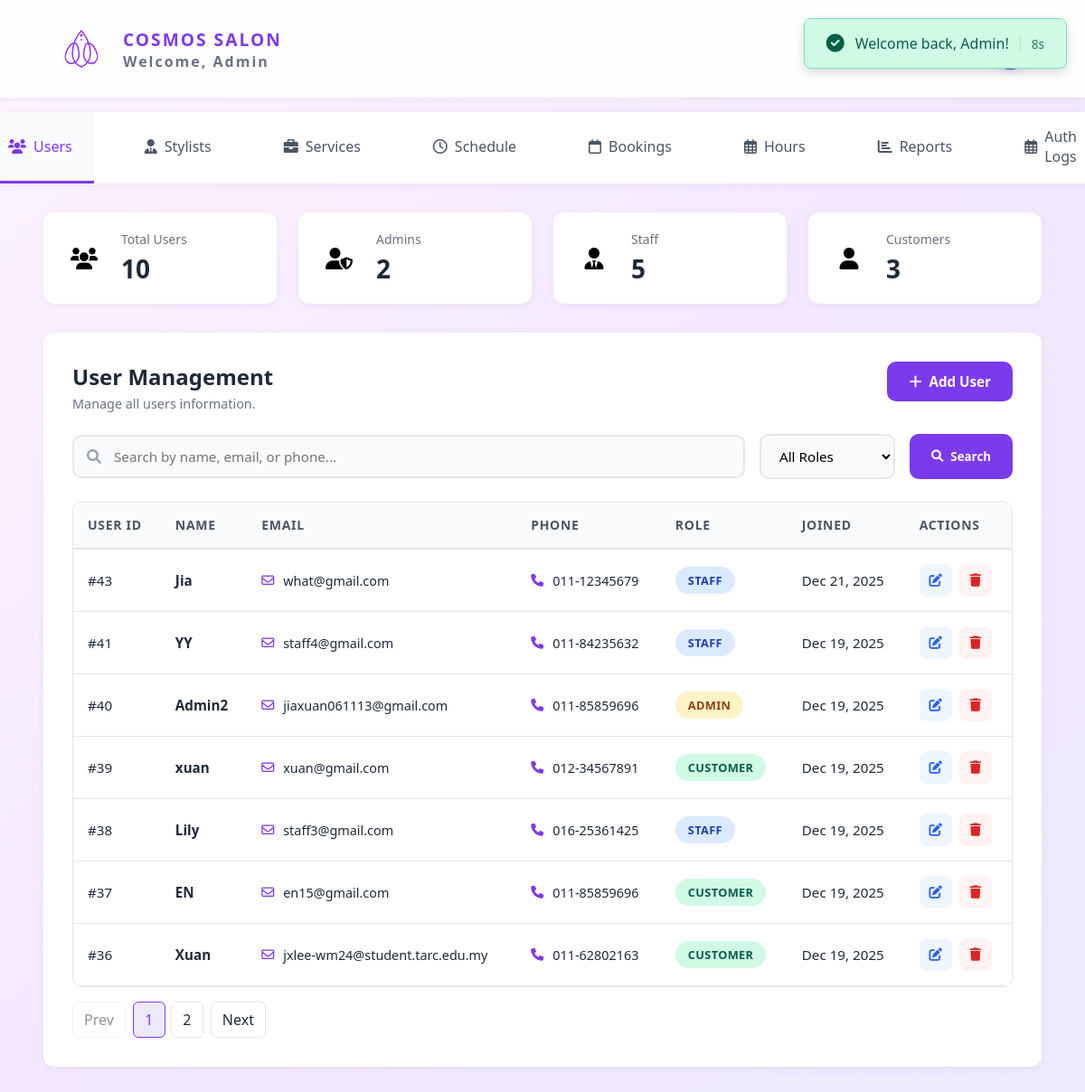
Page /salonsystem/users_management/users.php (signed in) on the committed database.
### tables this page shows
CREATE TABLE `user` (
  `user_id` int(11) NOT NULL,
  `name` varchar(50) NOT NULL,
  `email` varchar(100) NOT NULL,
  `phone` varchar(20) NOT NULL,
  `password_hash` varchar(255) NOT NULL,
  `role` enum('Customer','Staff','Admin') NOT NULL DEFAULT 'Customer',
  `created_at` timestamp NOT NULL DEFAULT current_timestamp()
);

### salonsystem/users_management/users.php (the view, shortened to what this page needs)
<?php
require_once '../config.php';
$pageCSS = '../css/users.css';
$roleFilter = $_GET['role'] ?? 'all';
$searchQuery = isset($_GET['search']) ? trim($_GET['search']) : '';
$perPage = 7;
$page = isset($_GET['page']) ? max(1, (int)$_GET['page']) : 1;
$offset = ($page - 1) * $perPage;
function buildPageLink($page, $roleFilter, $searchQuery) {
    $params = [];
    $params['page'] = $page;
    return '?' . http_build_query($params);
}
$total_users = $pdo->query("SELECT COUNT(*) FROM user")->fetchColumn();
$total_admins = $pdo->query("SELECT COUNT(*) FROM user WHERE role = 'Admin'")->fetchColumn();
$total_staff = $pdo->query("SELECT COUNT(*) FROM user WHERE role = 'Staff'")->fetchColumn();
$total_customers = $pdo->query("SELECT COUNT(*) FROM user WHERE role = 'Customer'")->fetchColumn();
$filterSql = " WHERE 1=1";
$countSql = "SELECT COUNT(*) FROM user" . $filterSql;
$dataSql = "SELECT * FROM user" . $filterSql . " ORDER BY created_at DESC LIMIT :limit OFFSET :offset";
$countStmt = $pdo->prepare($countSql);
$countStmt->execute();
$totalRecords = (int)$countStmt->fetchColumn();
$totalPages = $totalRecords > 0 ? (int)ceil($totalRecords / $perPage) : 1;
$stmt = $pdo->prepare($dataSql);
$stmt->bindValue(':limit', (int)$perPage, PDO::PARAM_INT);
$stmt->bindValue(':offset', (int)$offset, PDO::PARAM_INT);
$stmt->execute();
$users = $stmt->fetchAll();
include '../head.php';
include '../nav.php';
include '../flash_message.php';
?>
<div class="main-content">
    <div class="stats-grid">
        <div class="stat-card">
            <div class="stat-icon total">
                <i class="fas fa-users"></i>
            </div>
            <div class="stat-info">
                <h3>Total Users</h3>
                <p class="stat-number"><?= $total_users ?></p>
            </div>
        </div>
        <div class="stat-card">
            <div class="stat-icon admin">
                <i class="fas fa-user-shield"></i>
            </div>
            <div class="stat-info">
                <h3>Admins</h3>
                <p class="stat-number"><?= $total_admins ?></p>
            </div>
        </div>
        <div class="stat-card">
            <div class="stat-icon staff">
                <i class="fas fa-user-tie"></i>
            </div>
            <div class="stat-info">
                <h3>Staff</h3>
                <p class="stat-number"><?= $total_staff ?></p>
            </div>
        </div>
        <div class="stat-card">
            <div class="stat-icon customer">
                <i class="fas fa-user"></i>
            </div>
            <div class="stat-info">
                <h3>Customers</h3>
                <p class="stat-number"><?= $total_customers ?></p>
            </div>
        </div>
    </div>
    <div class="content-card">
        <div class="section-header">
            <div>
                <h2 class="section-title">User Management</h2>
                <p class="section-subtitle">Manage all users information.</p>
            </div>
            <button class="btn-add-user" onclick="addUser()">
                <i class="fas fa-plus"></i>
                Add User
            </button>
        </div>
        <form class="controls-bar" method="GET" action="">
            <div class="search-box">
                <i class="fas fa-search"></i>
                <input type="text" id="searchInput" name="search" placeholder="Search by name, email, or phone..." value="<?php echo htmlspecialchars($searchQuery); ?>">
            </div>
            <select id="roleFilter" name="role" class="role-filter" onchange="this.form.submit()">
                <option value="all" <?php echo $roleFilter === 'all' ? 'selected' : ''; ?>>All Roles</option>
            </select>
            <button type="submit" class="search-btn" style="padding:0.75rem 1.5rem; background:#7c3aed; color:white; border:none; border-radius:10px; cursor:pointer; font-weight:600; display:flex; align-items:center; gap:0.5rem; white-space:nowrap;">
                <i class="fas fa-search"></i>
                Search
            </button>
        </form>
        <div class="table-container">
            <table class="users-table">
                <thead>
                    <tr>
                        <th>User ID</th>
                        <th>Name</th>
                        <th>Email</th>
                        <th>Phone</th>
                        <th>Role</th>
                        <th>Joined</th>
                        <th>Actions</th>
                    </tr>
                </thead>
                <tbody id="usersTableBody">
                    <?php foreach($users as $user): ?>
                    <tr data-role="<?= strtolower($user->role) ?>">
                        <td>#<?= $user->user_id ?></td>
                        <td>
                            <div class="user-info">
                                <span class="user-name"><?= htmlspecialchars($user->name) ?></span>
                            </div>
                        </td>
                        <td>
                            <div class="contact-cell">
                                <i class="far fa-envelope"></i> <?= htmlspecialchars($user->email) ?>
                            </div>
                        </td>
                        <td>
                            <div class="contact-cell">
                                <i class="fas fa-phone"></i> <?= htmlspecialchars($user->phone) ?>
                            </div>
                        </td>
                        <td><span class="role-badge <?= strtolower($user->role) ?>"><?= $user->role ?></span></td>
                        <td><?= date('M d, Y', strtotime($user->created_at)) ?></td>
                        <td>
                            <div class="action-buttons">
                                <button class="btn-icon edit"
        onclick='editUser({
            user_id: <?= $user->user_id ?>,
            name: <?= json_encode($user->name) ?>,
            email: <?= json_encode($user->email) ?>,
            phone: <?= json_encode($user->phone) ?>,
            role: <?= json_encode($user->role) ?>
        })'
        title="Edit">
    <i class="fas fa-edit"></i>
</button>
                                <button class="btn-icon delete" onclick="deleteUser(<?= $user->user_id ?>)" title="Delete">
                                    <i class="fas fa-trash"></i>
                                </button>
                            </div>
                        </td>
                    </tr>
                    <?php endforeach; ?>
                </tbody>
            </table>
        </div>
        <?php if (isset($totalPages) && $totalPages > 1): ?>
        <div class="pagination" style="display:flex; gap:8px; align-items:center; margin-top:16px;">
            <a class="page-btn <?php echo $page <= 1 ? 'disabled' : ''; ?>"
               href="<?php echo $page > 1 ? buildPageLink($page - 1, $roleFilter, $searchQuery) : '#'; ?>"
               style="padding:8px 12px; border:1px solid #e5e7eb; border-radius:6px; text-decoration:none; color:#1f2937; <?php echo $page <= 1 ? 'pointer-events:none; opacity:0.5;' : ''; ?>">
               Prev
            </a>
            <div class="page-numbers" style="display:flex; gap:6px; flex-wrap:wrap;">
                <?php for ($p = 1; $p <= $totalPages; $p++): ?>
                    <a class="page-number <?php echo $p === $page ? 'active' : ''; ?>"
                       href="<?php echo buildPageLink($p, $roleFilter, $searchQuery); ?>"
                       style="min-width:36px; text-align:center; padding:8px; border:1px solid <?php echo $p === $page ? '#7c3aed' : '#e5e7eb'; ?>; border-radius:6px; text-decoration:none; color:<?php echo $p === $page ? '#7c3aed' : '#1f2937'; ?>; background:<?php echo $p === $page ? '#ede9fe' : 'white'; ?>;">
                       <?php echo $p; ?>
                    </a>
                <?php endfor; ?>
            </div>
            <a class="page-btn <?php echo $page >= $totalPages ? 'disabled' : ''; ?>"
               href="<?php echo $page < $totalPages ? buildPageLink($page + 1, $roleFilter, $searchQuery) : '#'; ?>"
               style="padding:8px 12px; border:1px solid #e5e7eb; border-radius:6px; text-decoration:none; color:#1f2937; <?php echo $page >= $totalPages ? 'pointer-events:none; opacity:0.5;' : ''; ?>">
               Next
            </a>
        </div>
        <?php endif; ?>
    </div>
</div>
</body>
</html>

### salonsystem/head.php (shortened to what this page needs)
<?php
require_once __DIR__ . '/config.php';
$currentUser = null;
if (isset($_SESSION['logged_in']) && $_SESSION['logged_in'] === true && isset($_SESSION['user_id'])) {
    try {
        $stmt = $pdo->prepare("SELECT user_id, name, email, phone, role FROM user WHERE user_id = ?");
        $stmt->execute([$_SESSION['user_id']]);
        $currentUser = $stmt->fetch(PDO::FETCH_ASSOC);
    } catch (PDOException $e) {
        error_log("Error fetching user data: " . $e->getMessage());
    }
}
?>
<!DOCTYPE html>
<html lang="en">
<head>
    <link rel="stylesheet" href="https://cdnjs.cloudflare.com/ajax/libs/font-awesome/6.0.0/css/all.min.css">
    <link rel="stylesheet" href="/salonsystem/css/common.css">
    <?php if(isset($pageCSS)): ?>
        <link rel="stylesheet" href="<?php echo $pageCSS; ?>">
    <?php endif; ?>
</head>
<body>
<?php
if (isset($useIndexNav) && $useIndexNav === true):
?>
    <nav class="nav">
        <div class="logo-section">
            <a href="/salonsystem/index.php" style="text-decoration: none; display: flex; align-items: center; gap: 0.5rem;">
                <div class="logo">
                    <svg width="60" height="60" viewBox="0 0 60 60" fill="none" xmlns="http://www.w3.org/2000/svg">
                        <path d="M30 10C25 15 20 25 20 35C20 42 24 48 30 50C36 48 40 42 40 35C40 25 35 15 30 10Z" stroke="#9333ea" stroke-width="1.5" fill="none"/>
                        <path d="M15 30C12 35 10 40 15 45C20 48 25 45 27 40C28 35 27 30 25 25C22 22 17 25 15 30Z" stroke="#9333ea" stroke-width="1.5" fill="none"/>
                        <path d="M45 30C48 35 50 40 45 45C40 48 35 45 33 40C32 35 33 30 35 25C38 22 43 25 45 30Z" stroke="#9333ea" stroke-width="1.5" fill="none"/>
                        <circle cx="30" cy="15" r="1.5" fill="#9333ea"/>
                        <circle cx="30" cy="20" r="1" fill="#9333ea"/>
                    </svg>
                </div>
                <span class="brand-name">COSMOS SALON</span>
            </a>
        </div>
        <ul class="nav-links">
            <li><a href="#" class="active">HOME</a></li>
            <li><a href="#about">ABOUT</a></li>
            <li><a href="#treatments">SERVICES</a></li>
            <li><a href="#pricing">PRICING</a></li>
            <li><a href="#availability">AVAILABILITY</a></li>
            <li><a href="#contact">CONTACT</a></li>
            <?php if($currentUser): ?>
                <?php
                $roleButtonText = 'MY BOOKINGS';
                $roleButtonLink = 'appointment/my_bookings.php';
                if ($currentUser['role'] === 'Admin') {
                    $roleButtonText = 'ADMIN';
                    $roleButtonLink = 'users_management/users.php';
                } elseif ($currentUser['role'] === 'Staff') {
                    $roleButtonText = 'SCHEDULE';
                    $roleButtonLink = 'schedule_service/schedule.php';
                }
                ?>
                <li><a href="<?php echo $roleButtonLink; ?>" class="btn-outline-nav"><?php echo $roleButtonText; ?></a></li>
                <li>
                    <div class="user-profile-nav" onclick="toggleProfileMenuNav()">
                        <div class="avatar">
                            <img src="/salonsystem/images/default-pic.jpg" alt="<?php echo htmlspecialchars($currentUser['name']); ?>" class="avatar-img">
                        </div>
                        <div class="profile-dropdown" id="profileDropdownNav">
                            <div class="dropdown-header">
                                <div class="dropdown-user-info">
                                    <strong><?php echo htmlspecialchars($currentUser['name']); ?></strong>
                                    <span><?php echo htmlspecialchars($currentUser['email']); ?></span>
                                </div>
                            </div>
                            <div class="dropdown-item" onclick="viewProfile()">
                                <i class="fas fa-user-circle"></i>
                                <span>My Profile</span>
                            </div>
                            <div class="dropdown-item" onclick="logout()">
                                <i class="fas fa-sign-out-alt"></i>
                                <span>Logout</span>
                            </div>
                        </div>
                    </div>
                </li>
            <?php else: ?>
                <li><a href="users_management/login.php" class="btn-filled">LOGIN</a></li>
            <?php endif; ?>
        </ul>
    </nav>
<?php elseif (!isset($hideCommonHeader) || $hideCommonHeader === false):
?>
    <div class="header">
        <div class="header-left">
            <a href="/salonsystem/index.php" style="text-decoration: none; display: flex; align-items: center; gap: 0.5rem;">
            </a>
            <div class="header-title">
                <span>COSMOS SALON</span>
                <?php if($currentUser): ?>
                    <p>Welcome, <?php echo htmlspecialchars($currentUser['name']); ?></p>
                <?php endif; ?>
            </div>
        </div>
        <?php if($currentUser): ?>
            <div class="user-profile" onclick="toggleProfileMenu()">
                <div class="avatar">
                </div>
            </div>
        <?php endif; ?>
    </div>
<?php endif; ?>

### salonsystem/css/common.css (style rules this page uses)
* { margin: 0; padding: 0; box-sizing: border-box; -ms-overflow-style: none; scrollbar-width: none; }
body { font-family: 'Segoe UI', Tahoma, Geneva, Verdana, sans-serif; background: linear-gradient(135deg, #fdf4ff 0%, #f3e8ff 50%, #ede9fe 100%); min-height: 100vh; }
:root { --primary-color: #7c3aed; --primary-hover: #6d28d9; --text-dark: #1f2937; --text-medium: #4b5563; --text-light: #6b7280; --border-color: #e5e7eb; --background-light: #f9fafb; --success-color: #059669; }
.header { background: rgba(255, 255, 255, 0.95); padding: 1.5rem 5%; display: flex; justify-content: space-between; align-items: center; z-index: 1000; box-shadow: 0 2px 5px rgba(0,0,0,0.05); }
.header-left { display: flex; align-items: center; gap: 1rem; }
.header-title { font-size: 1.2rem; font-weight: 600; letter-spacing: 2px; color: #7c3aed; }
.header-title p { color: #6b7280; font-size: 1rem; margin: 0; }
input, select, textarea { font-family: inherit; }
button { font-family: inherit; cursor: pointer; }
.user-profile { position: relative; cursor: pointer; }
.avatar { width: 45px; height: 45px; border-radius: 50%; overflow: hidden; transition: all 0.3s; box-shadow: 0 2px 8px rgba(124, 58, 237, 0.2); border: 2px solid #7c3aed; }
.role-badge { display: inline-block; padding: 0.375rem 0.875rem; border-radius: 20px; font-size: 0.8rem; font-weight: 600; text-transform: uppercase; letter-spacing: 0.025em; }
.role-badge.admin { background: #fef3c7; color: #92400e; }
.role-badge.staff { background: #dbeafe; color: #1e40af; }
.role-badge.customer { background: #d1fae5; color: #065f46; }

### rows in the picture
user: name "Admin"
user: user_id "43", name "Jia", email "what@gmail.com", phone "011-12345679", role "STAFF", created_at "Dec 21, 2025"
user: user_id "41", name "YY", email "staff4@gmail.com", phone "011-84235632", role "STAFF", created_at "Dec 19, 2025"
user: user_id "40", name "Admin2", email "jiaxuan061113@gmail.com", phone "011-85859696", role "ADMIN", created_at "Dec 19, 2025"
user: user_id "39", name "xuan", email "xuan@gmail.com", phone "012-34567891", role "CUSTOMER", created_at "Dec 19, 2025"
user: user_id "38", name "Lily", email "staff3@gmail.com", phone "016-25361425", role "STAFF", created_at "Dec 19, 2025"
user: user_id "37", name "EN", email "en15@gmail.com", phone "011-85859696", role "CUSTOMER", created_at "Dec 19, 2025"
user: user_id "36", name "Xuan", email "jxlee-wm24@student.tarc.edu.my", phone "011-62802163", role "CUSTOMER", created_at "Dec 19, 2025"

### other values in the picture
$flashMessage "Welcome back, Admin!"
$total_users "10"
$total_admins "2"
$total_staff "5"
$total_customers "3"
